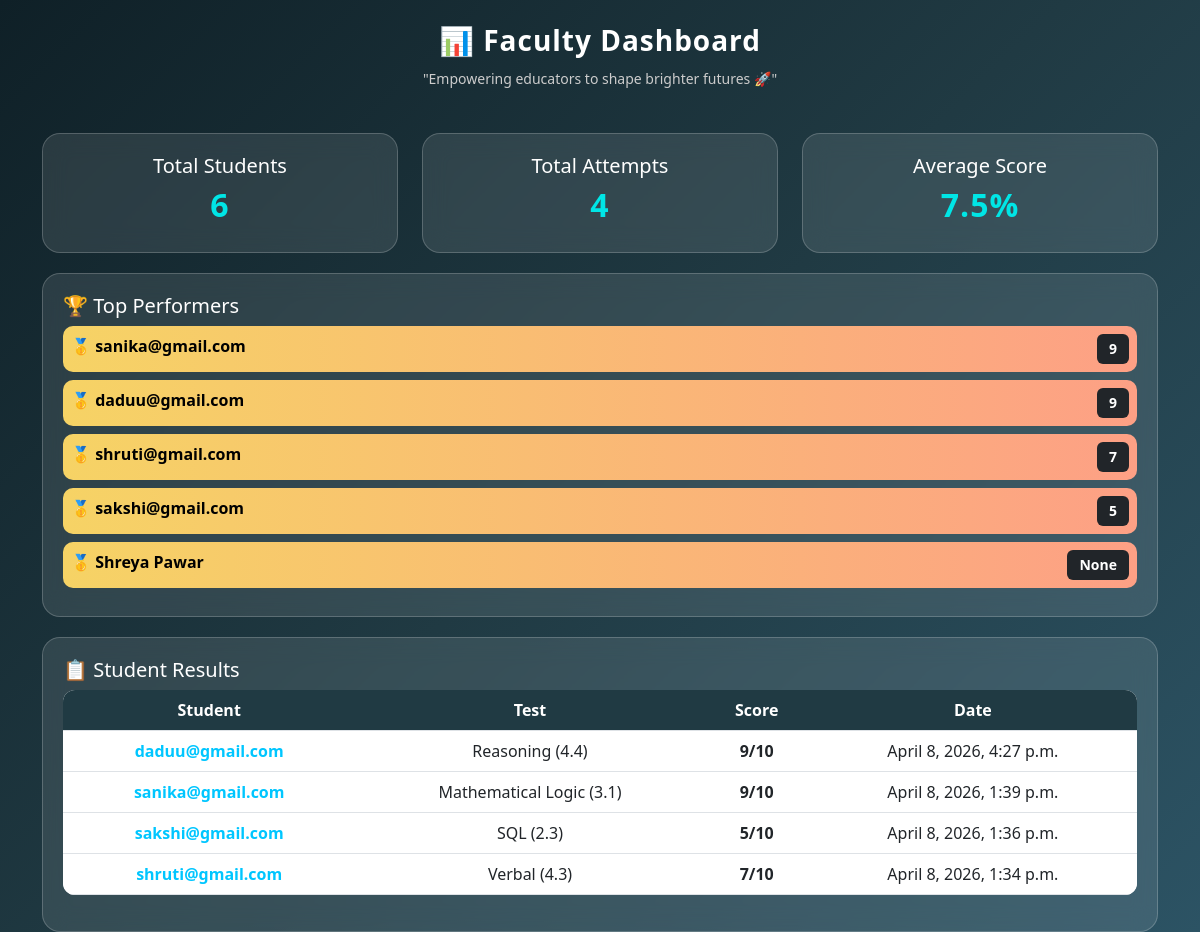
/faculty-dashboard/ (signed in), run on the app's committed database.
### gate_app/models.py (models this page shows, shortened)
class Student(models.Model):
    user = models.OneToOneField(User, on_delete=models.CASCADE)

class TestAttempt(models.Model):
    student = models.ForeignKey(Student, on_delete=models.CASCADE)
    test = models.ForeignKey(Test, on_delete=models.CASCADE)
    score = models.IntegerField()
    total = models.IntegerField()
    date_time = models.DateTimeField(auto_now_add=True)

class Test(models.Model):
    name = models.CharField(max_length=200)
    subject_id = models.IntegerField()
    topic_id = models.IntegerField()

### gate_app/views.py (the view)
# urls.py: path('faculty-dashboard/', views.faculty_dashboard, name='faculty_dashboard'),
@user_passes_test(is_superuser)
def faculty_dashboard(request):
    total_students = Student.objects.count()
    top_performers = Student.objects.annotate(
        max_score=Max('testattempt__score')
    ).order_by('-max_score')[:5]
    attempts = TestAttempt.objects.select_related(
        'student__user', 'test'
    ).order_by('-date_time')
    avg_score = TestAttempt.objects.aggregate(avg=Avg('score'))['avg'] or 0
    avg_score = round(avg_score, 1)
    top_scores_labels = [p.user.username for p in top_performers]
    top_scores_data = [p.max_score or 0 for p in top_performers]
    last_30_days = timezone.now() - timedelta(days=30)
    daily_avg = TestAttempt.objects.filter(
        date_time__gte=last_30_days
    ).annotate(
        day=TruncDate('date_time')
    ).values('day').annotate(
        avg_score=Avg('score')
    ).order_by('day')
    line_labels = [str(d['day']) for d in daily_avg]
    line_data = [float(d['avg_score']) for d in daily_avg]
    context = {
        'total_students': total_students,
        'top_performers': top_performers,
        'attempts': attempts,
        'avg_score': avg_score,   # ✅ IMPORTANT
        'top_scores_labels': json.dumps(top_scores_labels),
        'top_scores_data': json.dumps(top_scores_data),
        'line_labels': json.dumps(line_labels),
        'line_data': json.dumps(line_data),
    }
    return render(request, 'faculty_dashboard.html', context)

### gate_app/views.py (called while the page is built)
def is_superuser(user):
    return user.is_superuser

### gate_app/templates/faculty_dashboard.html (shortened to what this page needs)
<!DOCTYPE html>
<html lang="en">
<head>
<link href="https://cdn.jsdelivr.net/npm/bootstrap@5.3.0/dist/css/bootstrap.min.css" rel="stylesheet">
</head>
<body>
<div class="container mt-4">
<h3 class="text-center">📊 Faculty Dashboard</h3>
<p class="motivation">"Empowering educators to shape brighter futures 🚀"</p>
<div class="row mt-4">
    <div class="col-md-4">
        <div class="card text-center">
            <h5>Total Students</h5>
            <h3>{{ total_students }}</h3>
        </div>
    </div>
    <div class="col-md-4">
        <div class="card text-center">
            <h5>Total Attempts</h5>
            <h3>{{ attempts|length }}</h3>
        </div>
    </div>
    <div class="col-md-4">
        <div class="card text-center">
            <h5>Average Score</h5>
            <h3>{{ avg_score }}%</h3>
        </div>
    </div>
</div>
<div class="card">
    <h5>🏆 Top Performers</h5>
    {% for p in top_performers %}
        <div class="d-flex justify-content-between p-2"
             style="border-radius:10px;
                    background: linear-gradient(90deg,#f6d365,#fda085);
                    margin-bottom:8px;
                    color:black;
                    font-weight:600;">
            <span>🥇 {{ p.user.username }}</span>
            <span class="badge bg-dark">{{ p.max_score }}</span>
        </div>
    {% endfor %}
</div>
<div class="card">
<h5>📋 Student Results</h5>
<table class="table text-center">
<thead>
<tr>
<th>Student</th>
<th>Test</th>
<th>Score</th>
<th>Date</th>
</tr>
</thead>
<tbody>
{% for a in attempts %}
<tr>
<td>
<span class="clickable" onclick="loadStudent('{{ a.student.id }}','{{ a.student.user.username }}')">
{{ a.student.user.username }}
</span>
</td>
<td>{{ a.test.name }}</td>
<td><b>{{ a.score }}/{{ a.total }}</b></td>
<td>{{ a.date_time }}</td>
</tr>
{% endfor %}
</tbody>
</table>
</div>
</div>
</body>
</html>

### gate_app/templates/faculty_dashboard.html (style rules this page uses)
body { background: linear-gradient(135deg, #0f2027, #203a43, #2c5364); font-family: 'Segoe UI', sans-serif; color: white; }
h3 { font-weight: 700; letter-spacing: 1px; }
.card { border-radius: 18px; background: rgba(255,255,255,0.1); backdrop-filter: blur(12px); color: white; margin-top: 20px; padding: 20px; border: 1px solid rgba(255,255,255,0.2); transition: 0.3s; }
.card h3 { font-size: 32px; font-weight: bold; color: #00e6e6; }
.table { background: white; border-radius: 12px; overflow: hidden; }
.table th { background: #203a43; color: white; }
.table td { vertical-align: middle; }
.clickable { cursor: pointer; color: #00c6ff; font-weight: 600; }
.badge { padding: 8px 12px; font-size: 14px; }
.card, table { animation: fadeIn 0.6s ease-in-out; }
.motivation { text-align: center; margin-top: 10px; font-size: 14px; color: #ccc; }

### data on the page
Student: user.username "sanika@gmail.com", max_score "9"
Student: user.username "daduu@gmail.com", max_score "9"
Student: user.username "shruti@gmail.com", max_score "7"
Student: user.username "sakshi@gmail.com", max_score "5"
Student: user.username "Shreya Pawar", max_score "None"
TestAttempt: student.user.username "daduu@gmail.com", test.name "Reasoning (4.4)", score "9", total "10", date_time "April 8, 2026, 4:27 p.m."
TestAttempt: student.user.username "sanika@gmail.com", test.name "Mathematical Logic (3.1)", score "9", total "10", date_time "April 8, 2026, 1:39 p.m."
TestAttempt: student.user.username "sakshi@gmail.com", test.name "SQL (2.3)", score "5", total "10", date_time "April 8, 2026, 1:36 p.m."
TestAttempt: student.user.username "shruti@gmail.com", test.name "Verbal (4.3)", score "7", total "10", date_time "April 8, 2026, 1:34 p.m."

### other printed values
{{ total_students }} "6"
{{ attempts|length }} "4"
{{ avg_score }} "7.5"
